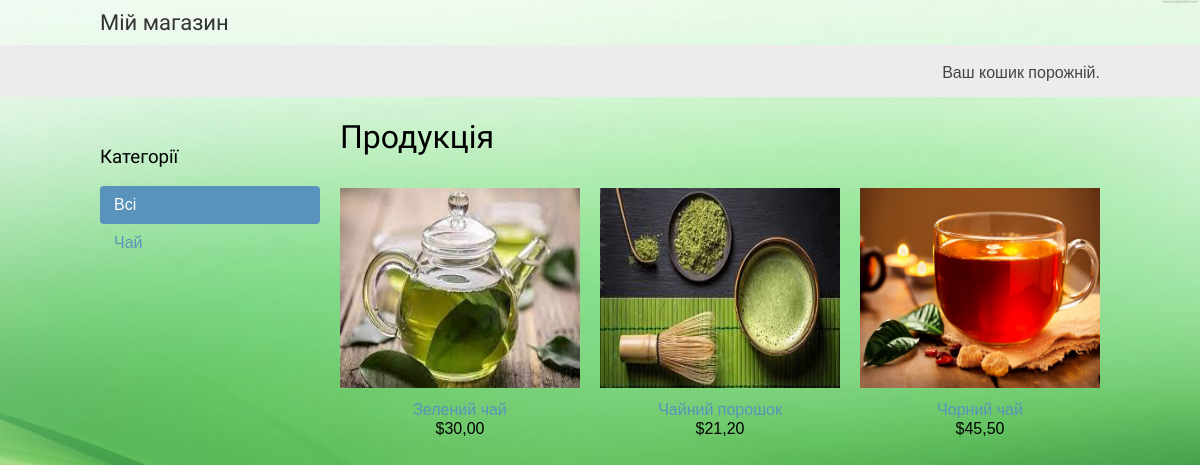
/, run on an earlier commit of the app's database.
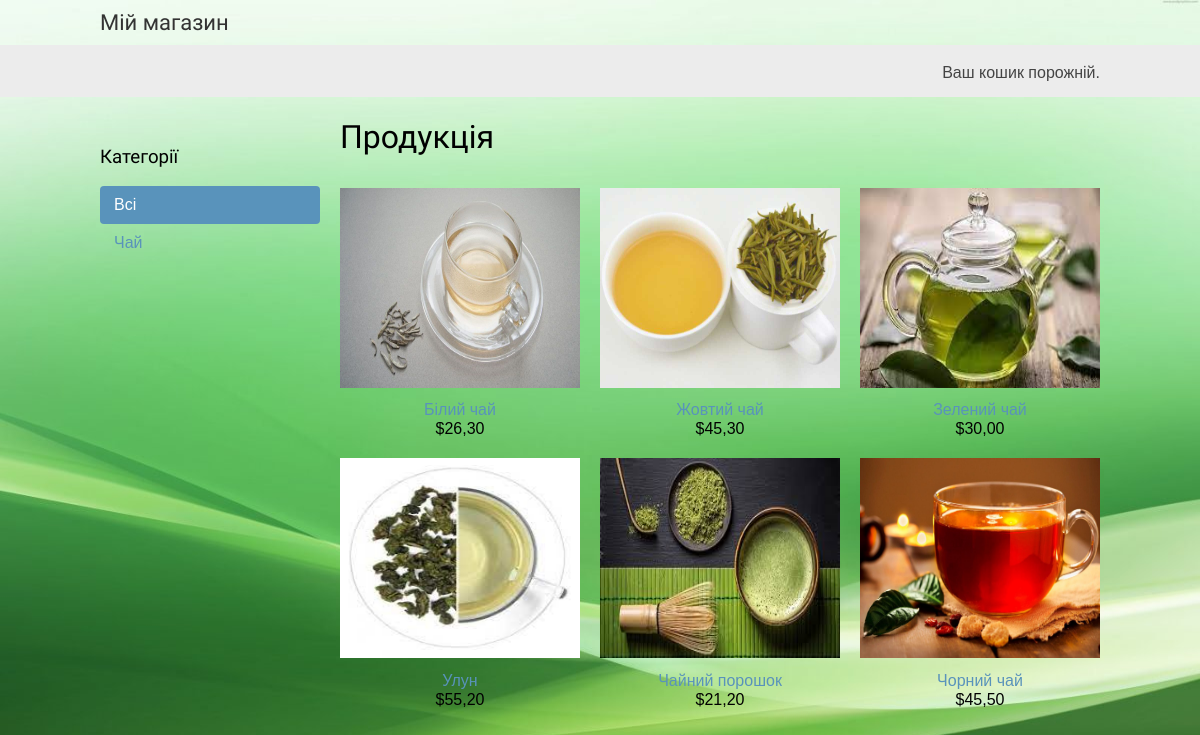
And on a later commit of the database.
### shop/models.py (models this page shows, shortened)
class Category(models.Model):
    name = models.CharField(max_length=200)
    slug = models.SlugField(max_length=200, unique=True)
    class Meta:
        ordering = ['name']
        indexes = [
            models.Index(fields=['name']),
                   ]
        verbose_name = 'категорія'
        verbose_name_plural = 'категорії'
    def get_absolute_url(self):
        return reverse('shop:product_list_by_category', args=[self.slug])

class Product(models.Model):
    category = models.ForeignKey(Category, related_name='products', on_delete=models.CASCADE)
    name = models.CharField(max_length=200)
    slug = models.CharField(max_length=200)
    image = models.ImageField(upload_to='products/%Y/%m/%d', blank=True)
    description = models.TextField(blank=True)
    price = models.DecimalField(max_digits=10, decimal_places=2)
    available = models.BooleanField(default=True)
    created = models.DateTimeField(auto_now_add=True)
    updated = models.DateTimeField(auto_now=True)
    class Meta:
        ordering = ['name']
        indexes = [
            models.Index(fields=['id', 'slug']),
            models.Index(fields=['name']),
            models.Index(fields=['-created']),
        ]
        verbose_name = 'продукт'
        verbose_name_plural = 'продукти'
    def get_absolute_url(self):
        return reverse('shop:product_detail', args=[self.id, self.slug])

### shop/views.py (the view)
# urls.py: path('', views.product_list, name='product_list'),
def product_list(request, category_slug=None):
    category = None
    categories = Category.objects.all()
    products = Product.objects.filter(available=True)
    if category_slug:
        category = get_object_or_404(Category, slug=category_slug)
        products = products.filter(category=category)
    return render(request, 'shop/product/list.html', {'category': category, 'categories': categories, 'products': products})

### cart/cart.py (called while the page is built)
    def __len__(self):
        return sum(item['quantity'] for item in self.cart.values())

### cart/context_processors.py (called while the page is built)
def cart(request):
    return {'cart': Cart(request)}

### shop/templates/shop/product/list.html (shortened to what this page needs)
{% extends "shop/base.html" %}
{% load static %}
{% block content %}
  <div id="sidebar">
    <h3>Категорії</h3>
    <ul>
      <li {% if not category %}class="selected"{% endif %}>
        <a href="{% url 'shop:product_list' %}">Всі</a>
      </li>
      {% for c in categories %}
        <li {% if category.slug == c.slug %}class="selected"{% endif %}>
          <a href="{{ c.get_absolute_url }}">{{ c.name }}</a>
        </li>
      {% endfor %}
    </ul>
  </div>
  <div id="main" class="product-list">
    <h1>{% if category %}{{ category.name }}{% else %}Продукція{% endif %}</h1>
    {% for product in products %}
      <div class="item">
        <a href="{{ product.get_absolute_url }}">
          <img src="{% if product.image %}{{ product.image.url }}{% else %}{% static 'img/no_image.png' %}{% endif %}" width="150" height="200">
        </a>
        <a href="{{ product.get_absolute_url }}">{{ product.name }}</a>
        <br>
        ${{ product.price }}
      </div>
    {% endfor %}
  </div>
{% endblock %}

### shop/templates/shop/base.html (shortened to what this page needs)
{% load static %}
<!DOCTYPE html>
<html>
  <head>
    <link href="{% static 'css/base.css' %}" rel="stylesheet">
  </head>
  <body>
    <div id="header">
      <a href="/" class="logo">Мій магазин</a>
    </div>
    <div id="subheader">
      <div class="cart">
        {% with total_items=cart|length %}
          {% if total_items > 0 %}
            Ваш кошик:
            <a href="{% url 'cart:cart_detail' %}">
              Одиниць: {{ total_items }}{{ total_items|pluralize }},
              На суму:
              ${{ cart.get_total_price }}
            </a>
          {% elif not order %}
            Ваш кошик порожній.
          {% endif %}
        {% endwith %}
      </div>
    </div>
    <div id="content">
      {% block content %}
      {% endblock %}
    </div>
  </body>
</html>

### shop/static/css/base.css (style rules this page uses)
body { margin:0; padding:0; font-family:helvetica, sans-serif; background-image: url('/static/img/img_fon.jpg'); background-repeat: no-repeat; background-attachment: fixed; background-size: 100% 100%; }
h1, h2, h3, h4, h5 , h6 { font-family: 'Ubuntu', sans-serif; font-weight:normal; }
a { text-decoration:none; color:#5993bb; }
#header { padding:10px 100px; font-size:18px; overflow:auto; }
#subheader { background:#ececec; color:#444; padding:15px 100px; overflow:auto; }
#header .logo { font-family: 'Ubuntu', sans-serif; float:left; color:#333; font-size:22px; margin-right:10%; }
#subheader .cart { float:right; padding-top:4px; }
#content { padding:0 100px; overflow:hidden; }
#sidebar { width:220px; padding:30px 20px 0 0; float:left; }
#sidebar ul { margin:0; padding:0; }
#sidebar ul li { margin:0; list-style:none; padding:10px 14px; }
#sidebar ul li a { display:block; }
#sidebar ul li.selected { background:#5993bb; border-radius:4px; }
#sidebar ul li.selected a { color:#fff; }
#main { float:left; width: 96%; margin-right:-220px; overflow:hidden; }
.product-list .item { width:25%; padding:10px 20px 10px 0; float:left; text-align:center; line-height:1.2; }
.product-list .item img { width:100%; margin-bottom:8px; }

What changed in the data, as far as the page shows it:
added Product: image (picture), name "Білий чай", price "26,30"
added Product: image (picture), name "Жовтий чай", price "45,30"
added Product: image (picture), name "Улун", price "55,20"
